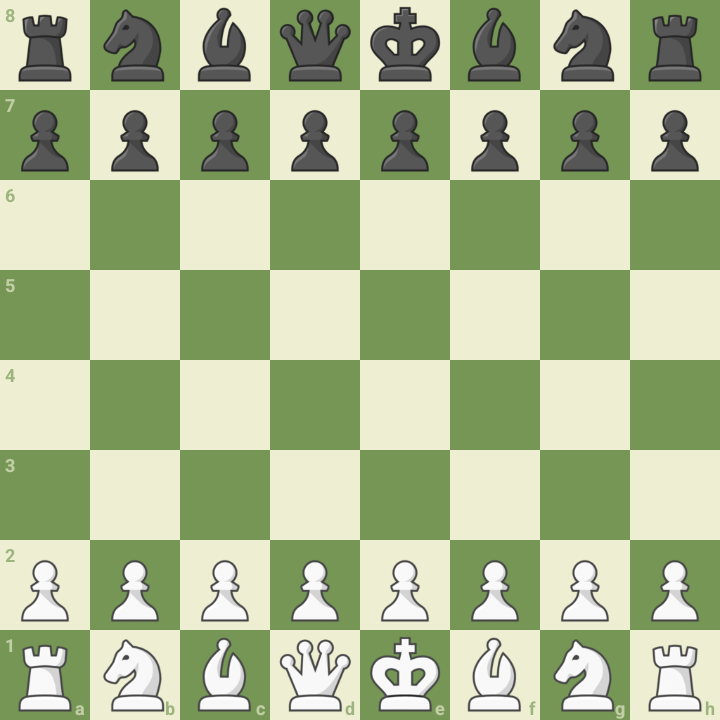
#> input picture motor_fen/input/Master.png, 720 x 720 px, found by its file name
$ python engine_completo.py
#> lines starting #> are read from the running program, lines starting #| are printed output that depends on the picture; after the words box and inside, x2 and y2 are one past the last pixel; in counts of white or black regions, pixels touching at a corner belong together
import cv2
import numpy as np
import os

# Configuración de rutas
RUTA_MASTER = os.path.expanduser("~/chesz/motor_fen/input/Master.png")
DIR_TEMPLATES = os.path.expanduser("~/chesz-engine/templates/")

piece_map = {'wp':'P','wn':'N','wb':'B','wr':'R','wq':'Q','wk':'K',
             'bp':'p','bn':'n','bb':'b','br':'r','bq':'q','bk':'k'}

def procesar_motor():
    # 1. Cargar y convertir a grises
    img_color = cv2.imread(RUTA_MASTER)
#> img_color is the input picture: shape (720, 720, 3); mean B, G, R 146.5, 186.1, 172.3
    if img_color is None: return "Error: No se encontró Master.png"
    img_gray = cv2.cvtColor(img_color, cv2.COLOR_BGR2GRAY)
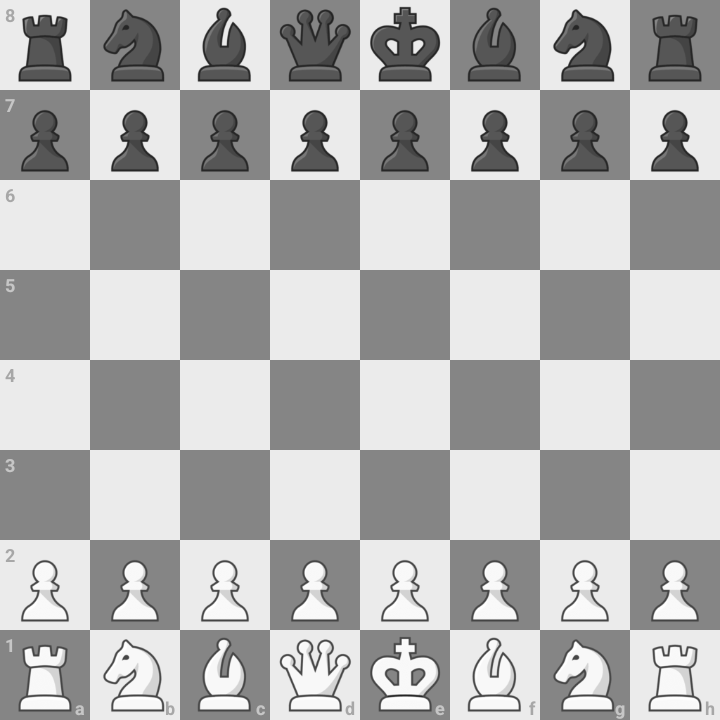
#> img_gray: shape (720, 720); min 33, max 255, mean 177.5

    # 2. Cargar plantillas (Templates) con la lógica del calibrador
    template_cache = {}
    kernel = np.ones((3,3), np.uint8)
    for name in piece_map.keys():
        t = cv2.imread(os.path.join(DIR_TEMPLATES, f"{name}.png"), 0)
        if t is not None:
            # Canny + Dilatacion 3x3 (Soberanía del calibrador.py)
            t_edges = cv2.dilate(cv2.Canny(t, 50, 150), kernel, iterations=1)
            template_cache[name] = t_edges

    # 3. Analizar el tablero (8x8)
    grid = [['' for _ in range(8)] for _ in range(8)]
#> grid = 8 items, first 6: ['', '', '', '', '', '', '', ''], ['', '', '', '', '', '', '', ''], ['', '', '', '', '', '', '', ''], ['', '', '', '', '', '', '', ''], ['', '', '', '', '', '', '', ''], ['', '', '', '', '', '', '', '']
    for row in range(8):
        for col in range(8):
            # Recorte 90x90
            y1, y2, x1, x2 = row*90, (row+1)*90, col*90, (col+1)*90
            sq_gray = img_gray[y1:y2, x1:x2]

            # Procesar silueta de la casilla
            sq_edges = cv2.dilate(cv2.Canny(sq_gray, 50, 150), kernel, iterations=1)

            # Comparación y validación de brillo en [45, 45]
            best_v, detected = 0, ''
            center_pixel = sq_gray[45, 45]

            for name, t_edges in template_cache.items():
                res = cv2.matchTemplate(sq_edges, t_edges, cv2.TM_CCOEFF_NORMED)
                _, max_val, _, _ = cv2.minMaxLoc(res)

                if max_val > 0.45 and max_val > best_v:
                    piece = piece_map[name]
                    # Validación de bando: Mayúsculas > 120, Minúsculas <= 120
                    if (piece.isupper() and center_pixel > 120) or (piece.islower() and center_pixel <= 120):
                        best_v, detected = max_val, piece
            grid[row][col] = detected
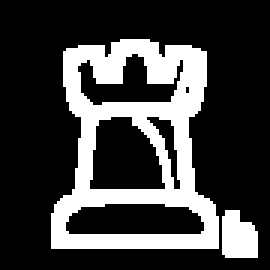
#> sq_edges: shape (90, 90) (shown 3 times larger); 24.8% white; 2 white regions, box (x1, y1, x2, y2) and area: (17, 13, 73, 83) 1850, (74, 70, 86, 86) 161
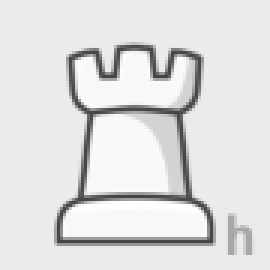
#> sq_gray: shape (90, 90) (shown 3 times larger); min 66, max 255, mean 223.3

    # 4. Construir cadena FEN
    fen_rows = []
    for r in grid:
        empty, row_str = 0, ""
        for cell in r:
            if cell == '': empty += 1
            else:
                if empty > 0: row_str += str(empty); empty = 0
                row_str += cell
        if empty > 0: row_str += str(empty)
        fen_rows.append(row_str)
#> this loop made 8 passes
#> after the loop, fen_rows = ['8', '8', '8', '8', '8', '8', '8', '8']

    return "/".join(fen_rows) + " w - - 0 1"

print(f"\n🧩 FEN GENERADO: {procesar_motor()}")
